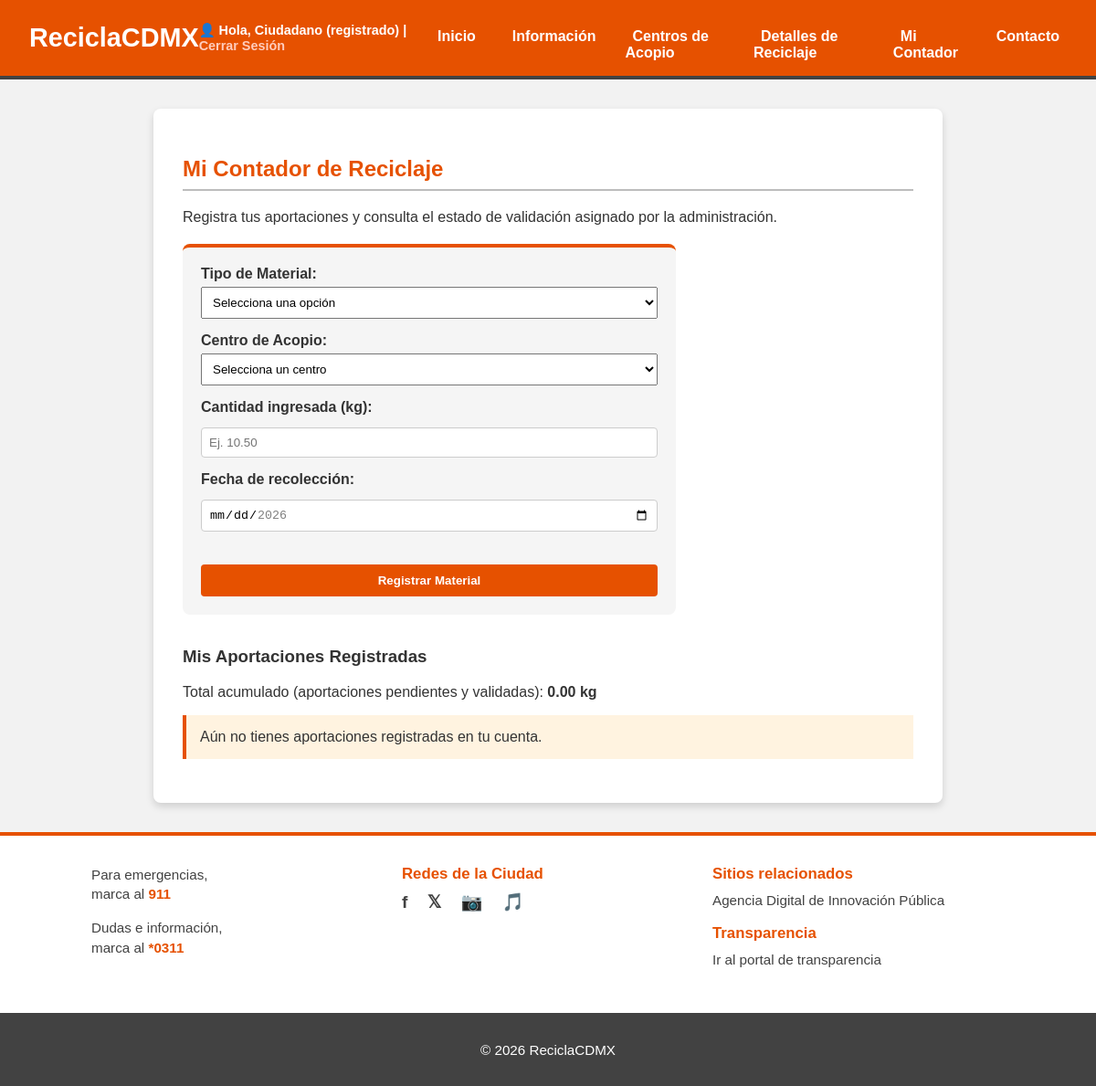
The app's page /contador.php (signed in), older data.
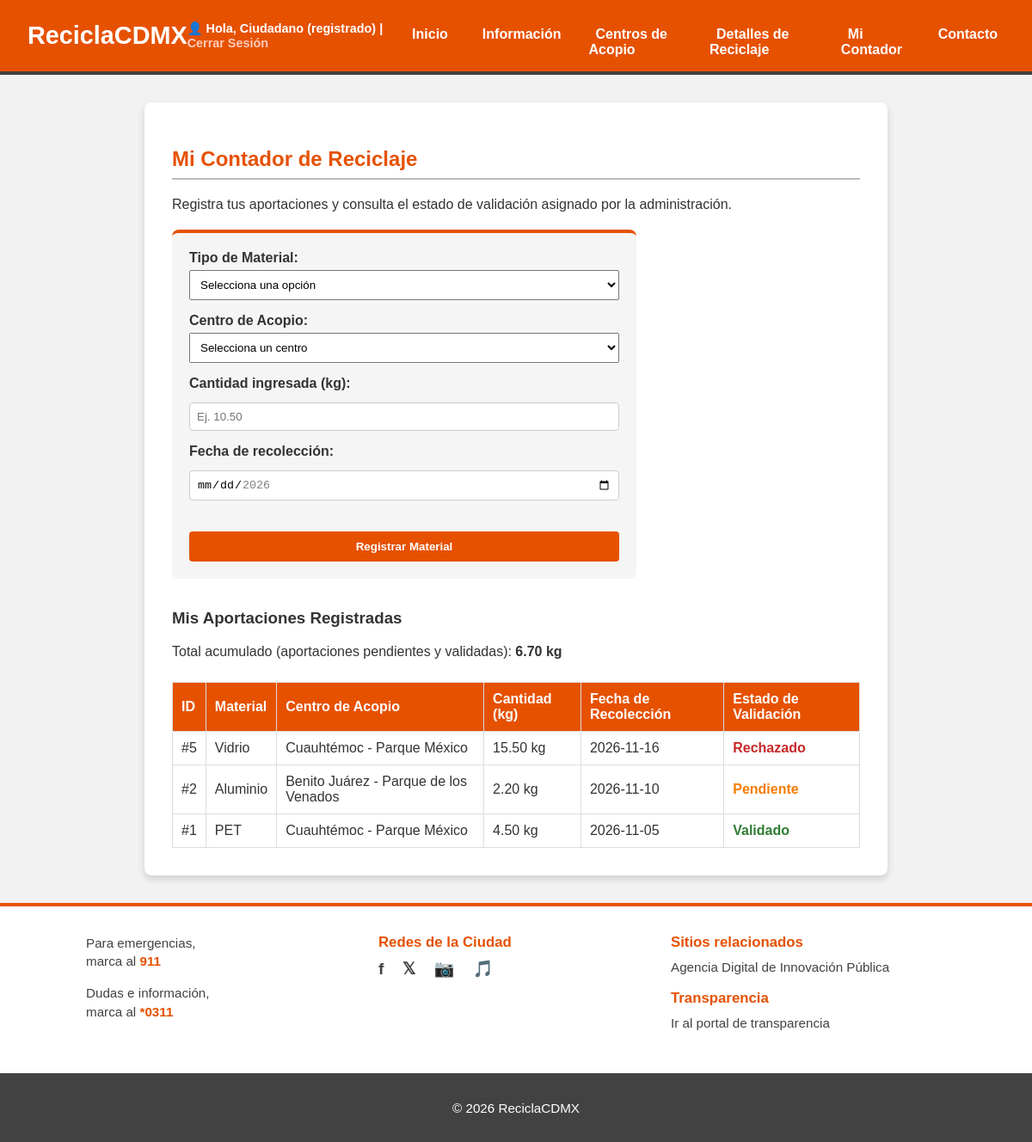
The same page, newer data.
### tables this page shows
CREATE TABLE `aportaciones` (
  `id_aportacion` int(11) NOT NULL,
  `id_usuario` int(11) NOT NULL,
  `id_material` int(11) NOT NULL,
  `id_centro` int(11) NOT NULL,
  `cantidad_kg` decimal(10,2) NOT NULL,
  `fecha_recoleccion` date NOT NULL,
  `estado` enum('Pendiente','Validado','Rechazado') NOT NULL DEFAULT 'Pendiente',
  `fecha_registro` datetime DEFAULT current_timestamp()
);

CREATE TABLE `materiales` (
  `id_material` int(11) NOT NULL,
  `nombre` varchar(50) NOT NULL,
  `descripcion` text NOT NULL,
  `imagen` varchar(100) NOT NULL
);

CREATE TABLE `centros_acopio` (
  `id_centro` int(11) NOT NULL,
  `clave` varchar(50) NOT NULL,
  `nombre` varchar(120) NOT NULL,
  `alcaldia` varchar(80) NOT NULL,
  `direccion` varchar(200) NOT NULL,
  `dias` varchar(80) NOT NULL,
  `horario` varchar(60) NOT NULL
);

### contador.php (the view, shortened to what the changed rows need)
<?php
    require_once 'includes/auth.php';
    $idUsuarioActual = (int) $_SESSION['id_usuario'];
    $misAportaciones = [];
    $totalKgUsuario = 0.0;
    $sqlMisAportaciones = "SELECT a.id_aportacion, m.nombre AS nombre_material, c.nombre AS nombre_centro, c.alcaldia,
                                  a.cantidad_kg, a.fecha_recoleccion, a.estado, a.fecha_registro
                           FROM aportaciones a
                           INNER JOIN materiales m ON a.id_material = m.id_material
                           INNER JOIN centros_acopio c ON a.id_centro = c.id_centro
                           WHERE a.id_usuario = ?
                           ORDER BY a.fecha_recoleccion DESC, a.id_aportacion DESC";
    $stmtSelect = mysqli_prepare($conexion, $sqlMisAportaciones);
    mysqli_stmt_bind_param($stmtSelect, "i", $idUsuarioActual);
    mysqli_stmt_execute($stmtSelect);
    $resultadoAportaciones = mysqli_stmt_get_result($stmtSelect);
    while ($fila = mysqli_fetch_assoc($resultadoAportaciones)) {
        $misAportaciones[] = $fila;
        if ($fila['estado'] !== 'Rechazado') {
            $totalKgUsuario += (float) $fila['cantidad_kg'];
        }
    }
    include 'includes/header.php';
?>
    <main>
        <section>
            <h2>Mi Contador de Reciclaje</h2>
        </section>
        <section style="margin-top: 35px;">
            <h3>Mis Aportaciones Registradas</h3>
            <p>Total acumulado (aportaciones pendientes y validadas): <strong><?php echo number_format($totalKgUsuario, 2); ?> kg</strong></p>
            <?php if (count($misAportaciones) === 0) { ?>
                <p style="padding: 15px; background-color: #fff3e0; border-left: 4px solid #E65100;">Aún no tienes aportaciones registradas en tu cuenta.</p>
            <?php } else { ?>
                <div style="overflow-x: auto;">
                    <table style="width: 100%; border-collapse: collapse; margin-top: 10px; background-color: white;">
                        <thead>
                            <tr style="background-color: #E65100; color: white; text-align: left;">
                                <th style="padding: 10px; border: 1px solid #ddd;">ID</th>
                                <th style="padding: 10px; border: 1px solid #ddd;">Material</th>
                                <th style="padding: 10px; border: 1px solid #ddd;">Centro de Acopio</th>
                                <th style="padding: 10px; border: 1px solid #ddd;">Cantidad (kg)</th>
                                <th style="padding: 10px; border: 1px solid #ddd;">Fecha de Recolección</th>
                                <th style="padding: 10px; border: 1px solid #ddd;">Estado de Validación</th>
                            </tr>
                        </thead>
                        <tbody>
                            <?php foreach ($misAportaciones as $item) {
                                $colorEstado = "#f57c00";
                                if ($item['estado'] === "Validado") {
                                    $colorEstado = "#2e7d32";
                                } elseif ($item['estado'] === "Rechazado") {
                                    $colorEstado = "#c62828";
                                }
                            ?>
                                <tr>
                                    <td style="padding: 10px; border: 1px solid #ddd;">#<?php echo (int) $item['id_aportacion']; ?></td>
                                    <td style="padding: 10px; border: 1px solid #ddd;"><?php echo htmlspecialchars($item['nombre_material']); ?></td>
                                    <td style="padding: 10px; border: 1px solid #ddd;"><?php echo htmlspecialchars($item['alcaldia'] . " - " . $item['nombre_centro']); ?></td>
                                    <td style="padding: 10px; border: 1px solid #ddd;"><?php echo number_format((float) $item['cantidad_kg'], 2); ?> kg</td>
                                    <td style="padding: 10px; border: 1px solid #ddd;"><?php echo htmlspecialchars($item['fecha_recoleccion']); ?></td>
                                    <td style="padding: 10px; border: 1px solid #ddd; font-weight: bold; color: <?php echo $colorEstado; ?>;">
                                        <?php echo htmlspecialchars($item['estado']); ?>
                                    </td>
                                </tr>
                            <?php } ?>
                        </tbody>
                    </table>
                </div>
            <?php } ?>
        </section>
    </main>
<?php
    include 'includes/footer.php';
?>

Row changes from the older to the newer data that the page shows:
now on this page (row edited): aportaciones: id_aportacion "5", id_material.nombre "Vidrio", id_centro.nombre "Cuauhtémoc - Parque México", cantidad_kg "15.50", fecha_recoleccion "2026-11-16", estado "Rechazado"
now on this page (row edited): aportaciones: id_aportacion "2", id_material.nombre "Aluminio", id_centro.nombre "Benito Juárez - Parque de los Venados", cantidad_kg "2.20", fecha_recoleccion "2026-11-10", estado "Pendiente"
now on this page (row edited): aportaciones: id_aportacion "1", id_material.nombre "PET", id_centro.nombre "Cuauhtémoc - Parque México", cantidad_kg "4.50", fecha_recoleccion "2026-11-05", estado "Validado"
Text that changed along with them:
$totalKgUsuario: "0.00" → "6.70"
text no longer shown: "Aún no tienes aportaciones registradas en tu cuenta."
text now shown: "ID Material Centro de Acopio Cantidad (kg) Fecha de Recolección Estado de Validación"
